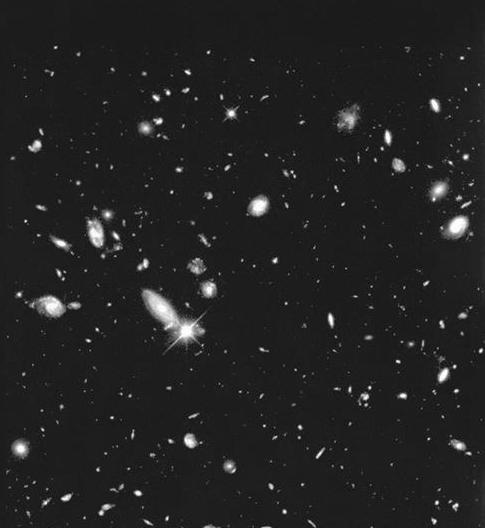
#> input picture Capitulo_3/Images/Fig0334(a)(hubble-original).tif, 485 x 528 px
$ jupyter execute atividade2.ipynb
#> lines starting #> are read from the running program, lines starting #| are printed output that depends on the picture; after the words box and inside, x2 and y2 are one past the last pixel; in counts of white or black regions, pixels touching at a corner belong together
[cell 1]
import cv2
import matplotlib.pyplot as plt
import numpy as np

[cell 2]
# Reproduzindo a imagem 3.34 do livro

Im = cv2.imread('./Images/Fig0334(a)(hubble-original).tif', cv2.IMREAD_GRAYSCALE)
#> Im is the input picture: shape (528, 485); min 0, max 255, mean 34.5

# Para reproduzir a imagem do livro, precisamos implementar um filtro espacial de media 15x15
def spatial_mean_filter(image, filter_size):
#> called with filter_size = 15
    processed_image = cv2.blur(image, (filter_size, filter_size))
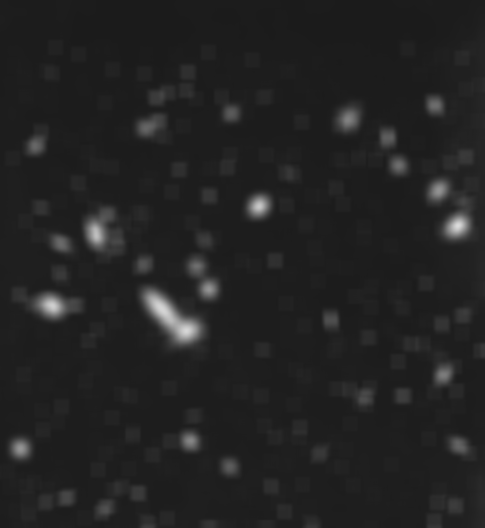
#> processed_image: shape (528, 485); min 27, max 219, mean 34.5
    return processed_image

Blur_Im = spatial_mean_filter(Im, 15)

# Visando realizar o ultimo item, precisamos idenficar a intensidade da imagem borrada,
# Para aplicarmos uma limiarização para eliminar objetos com base em sua maior intensidade

# Vamos definir um limiar de 25% da intensidade máxima da imagem borrada, seguindo o que foi descrito no livro
threshold = 0.25 * np.max(Blur_Im)
#> threshold = 54.75
threshold_im = np.where(Blur_Im >= threshold, 255, 0).astype(np.uint8)
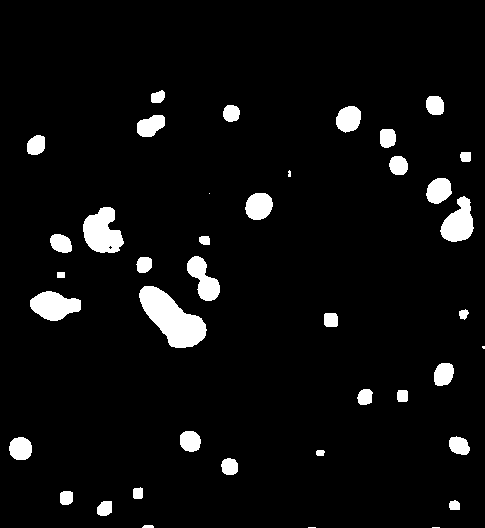
#> threshold_im: shape (528, 485); 5.4% white; 40 white regions (5 under 20 px), largest, box (x1, y1, x2, y2) and area: (139, 286, 207, 348) 2259, (83, 207, 124, 253) 1292, (30, 291, 81, 321) 1040

plt.figure(figsize=(15, 10))
plt.subplot(1, 3, 1)
plt.title('Imagem Original')
plt.imshow(Im, cmap = 'gray')
plt.axis('off')

plt.subplot(1, 3, 2)
plt.title('Imagem Processada com Filtro de Média')
plt.imshow(Blur_Im, cmap = 'gray')
plt.axis('off')

plt.subplot(1, 3, 3)
plt.title('Imagem Limiarizada')
plt.imshow(threshold_im, cmap = 'gray')
plt.axis('off')
plt.show()
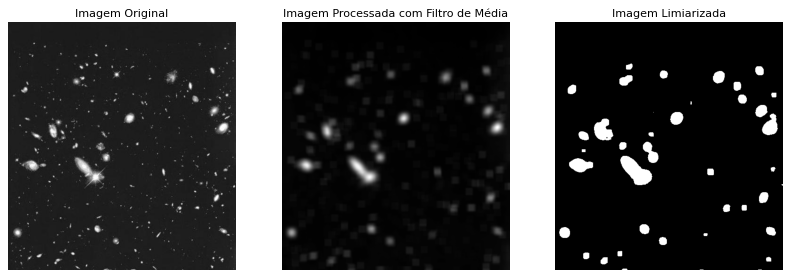
#> figure drawn by matplotlib, 3 panels

[cell 3]
# Reproduzindo a imagem 3.35 do livro

Im2 = cv2.imread('./Images/Fig0335(a)(ckt_board_saltpep_prob_pt05).tif', cv2.IMREAD_GRAYSCALE)
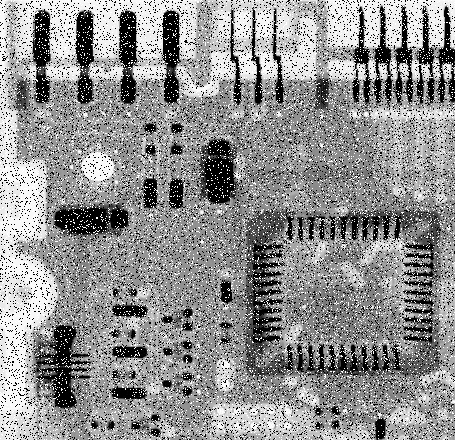
#> input picture Capitulo_3/Images/Fig0335(a)(ckt_board_saltpep_prob_pt05).tif, 455 x 440 px
#> Im2 is the input picture: shape (440, 455); min 0, max 255, mean 144.1

# Podemos reutilizar a função de filtro espacial de media, mas agora com dimensões 3x3
Blur_Im2 = spatial_mean_filter(Im2, 3)
#> call 2 of spatial_mean_filter, with filter_size = 3
#> in spatial_mean_filter (call 2), `processed_image = cv2.blur(image, (filter_size, filter_size))`:
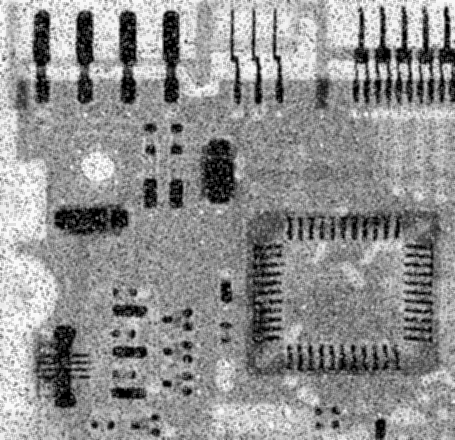
#> processed_image: shape (440, 455); min 0, max 253, mean 144

# Agora precisamos estabelecer uma função para aplicar um filtro de mediana
def spatial_median_filter(image, filter_size):
#> called with filter_size = 3
    processed_image = cv2.medianBlur(image, filter_size)
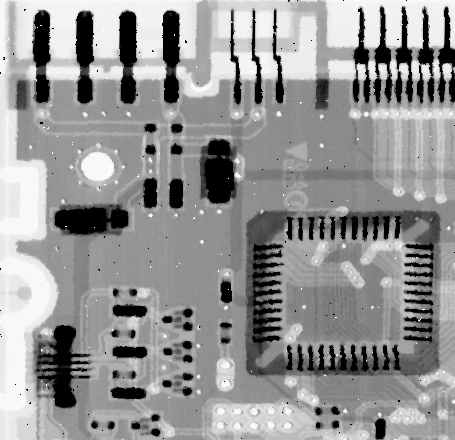
#> processed_image: shape (440, 455); min 0, max 255, mean 148.2
    return processed_image

Median_Im2 = spatial_median_filter(Im2, 3)

plt.figure(figsize=(15, 10))
plt.subplot(1, 3, 1)
plt.title('Imagem Original')
plt.imshow(Im2, cmap = 'gray')
plt.axis('off')

plt.subplot(1, 3, 2)
plt.title('Imagem Processada com Filtro de Média')
plt.imshow(Blur_Im2, cmap = 'gray')
plt.axis('off')

plt.subplot(1, 3, 3)
plt.title('Imagem Processada com Filtro de Mediana')
plt.imshow(Median_Im2, cmap = 'gray')
plt.axis('off')
plt.show()
